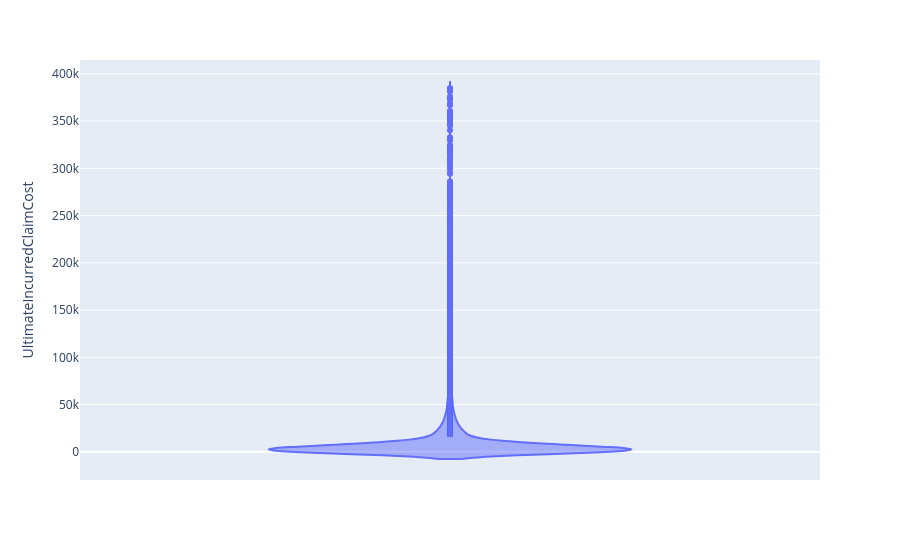

Source (notebook cell):
### Code cell
import plotly.express as px

fig = px.violin(df, y="UltimateIncurredClaimCost")
fig.show()

### Figure 1 — Plotly figure (JSON) as saved in the notebook; plotly's stock layout.template omitted (floating-point values rounded to 4 significant figures; data arrays with more than 128 entries replaced by an {"elided": "..."} marker saying what was removed)
{"data": [{"alignmentgroup": "True", "box": {"visible": false}, "hovertemplate": "UltimateIncurredClaimCost=%{y}<extra></extra>", "legendgroup": "", "marker": {"color": "#636efa"}, "name": "", "offsetgroup": "", "orientation": "v", "scalegroup": "True", "showlegend": false, "type": "violin", "x0": " ", "xaxis": "x", "y": {"elided": "53970 float values"}, "y0": " ", "yaxis": "y"}], "layout": {"legend": {"tracegroupgap": 0}, "margin": {"t": 60}, "violinmode": "group", "xaxis": {"anchor": "y", "domain": [0, 1]}, "yaxis": {"anchor": "x", "domain": [0, 1], "title": {"text": "UltimateIncurredClaimCost"}}}}
